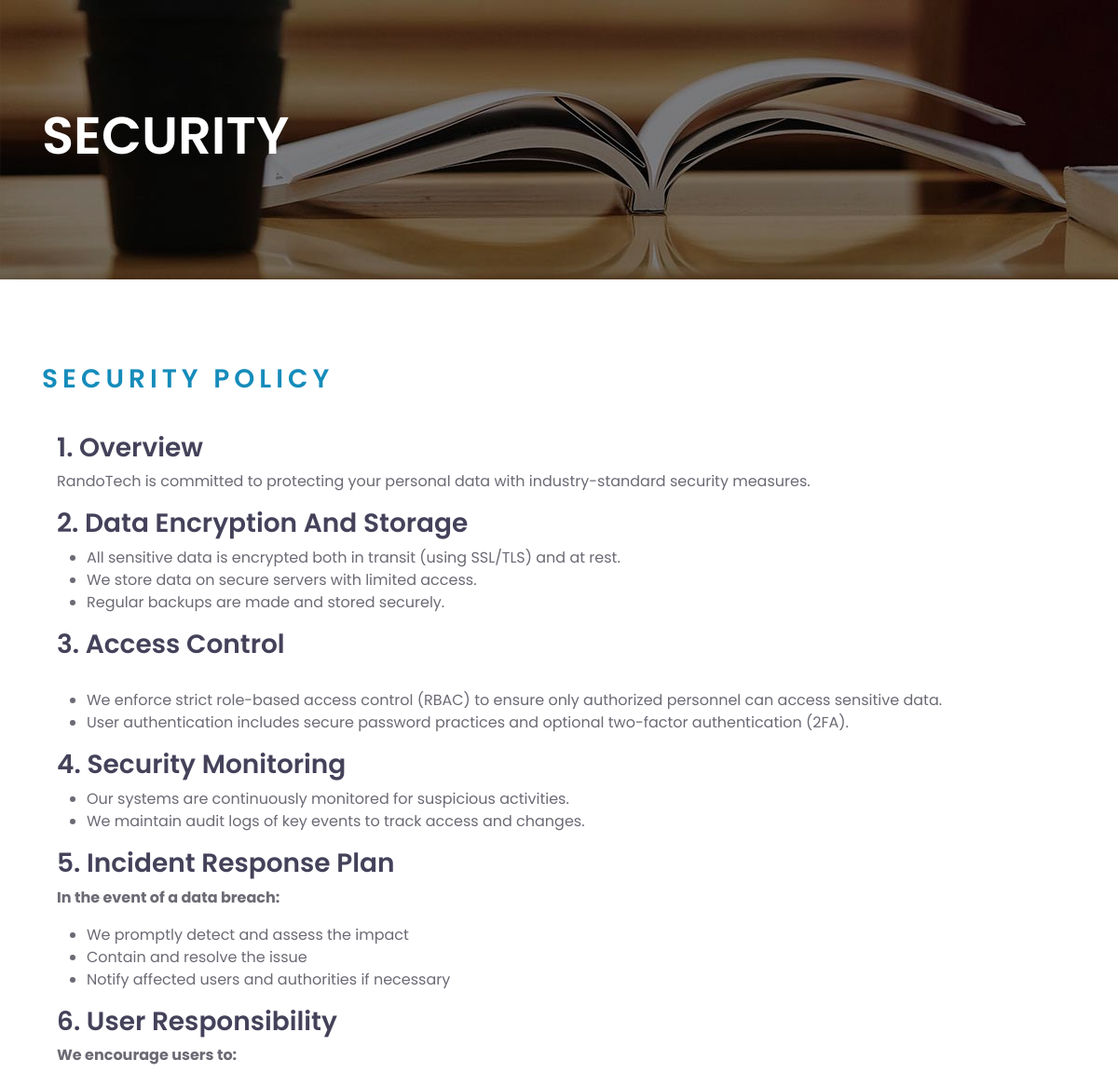
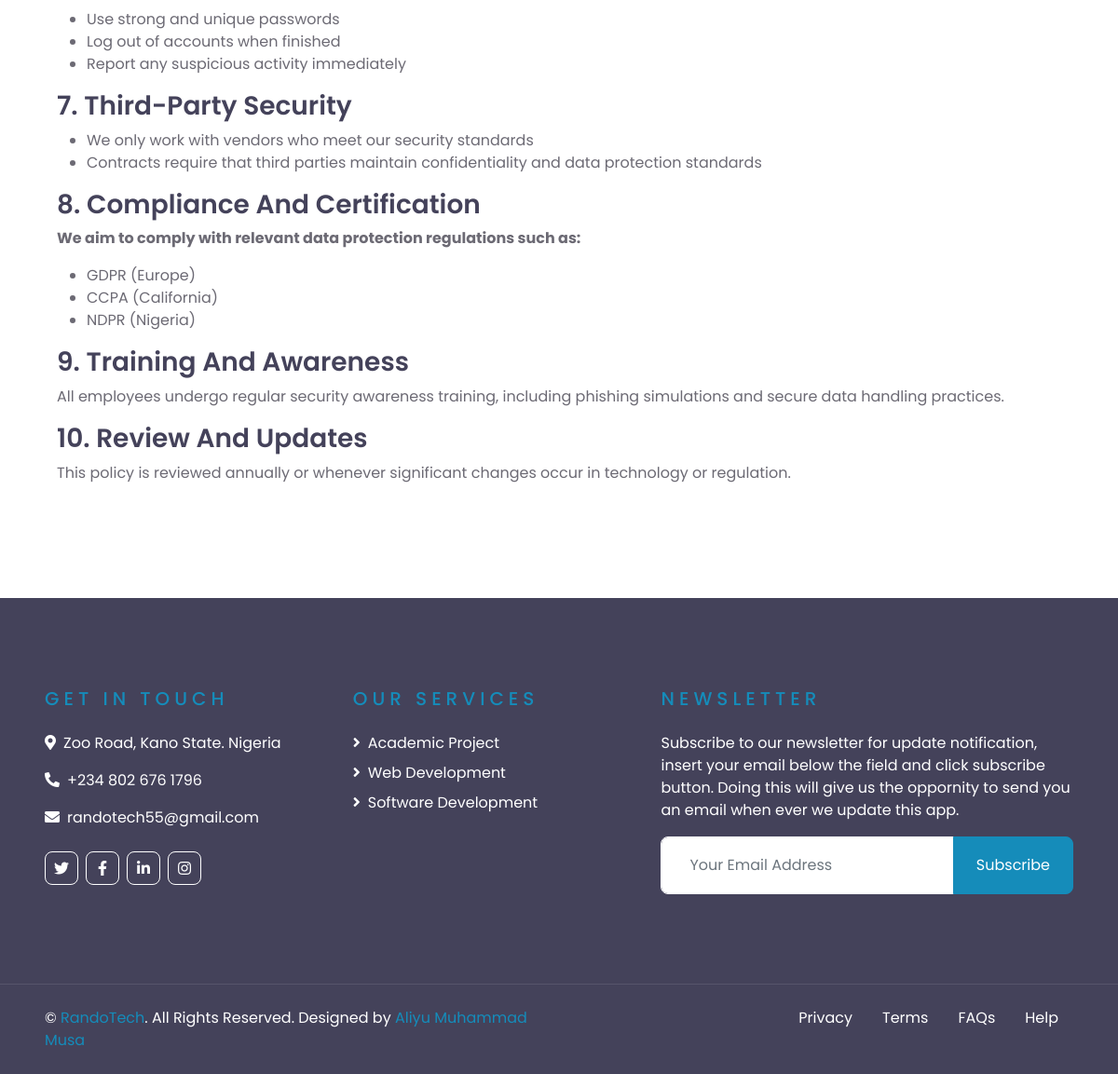
Page /security/ on the committed database (2 pictures, top to bottom).
### core/models.py (models this page shows, shortened)
class Service(models.Model):
    name = models.CharField(max_length=50)
    description = models.TextField(default='Write Something')
    price1 = models.IntegerField(default=0)
    price2 = models.IntegerField(default=0)
    price3 = models.IntegerField(default=0)
    price4 = models.IntegerField(default=0)
    price5 = models.IntegerField(default=0)
    cover_img = models.ImageField(upload_to='img/post_cover', default='image')
    img1 = models.ImageField(upload_to='img/img', default='img/post_cover/image_1.jpg')
    img2 = models.ImageField(upload_to='img/img', default='img/post_cover/image_1.jpg')
    img3 = models.ImageField(upload_to='img/img', default='img/post_cover/image_1.jpg')
    img4 = models.ImageField(upload_to='img/img', default='img/post_cover/image_1.jpg')
    def get_absolute_url(self):
        return reverse("core:service_detail", kwargs={"id": self.id})

### core/views.py (the view)
# urls.py: path('security/', SecurityView, name='security'),
def SecurityView(request):
    services = Service.objects.all()
    context = {
        'services' : services,
    }
    return render(request, 'some_pages/security.html', context)

### core/templates/some_pages/security.html (shortened to what this page needs)
<!DOCTYPE html>
<html lang="en">
  {% load static %}
  <head>
    <link
      href="https://cdnjs.cloudflare.com/ajax/libs/font-awesome/5.10.0/css/all.min.css"
      rel="stylesheet"
    />
    <link
      href="{% static 'lib/owlcarousel/assets/owl.carousel.min.css' %}"
      rel="stylesheet"
    />
    <link
      href="https://cdn.jsdelivr.net/npm/bootstrap@5.3.7/dist/css/bootstrap.min.css"
      rel="stylesheet"
    />
    <link href="{% static 'css/style.css' %}" rel="stylesheet" />
  </head>
    <body>
    <div class="container-fluid page-header" style="margin-bottom: 90px;">
        <div class="container">
            <div class="d-flex flex-column justify-content-center" style="min-height: 300px">
                <h3 class="display-4 text-white text-uppercase">security</h3>
            </div>
        </div>
    </div>
    <div class="mb-0 container">
                        <h3 class="text-uppercase mb-4 text-primary" style="letter-spacing: 5px;">Security Policy</h3>
                        <div class="p-3">
                            <h3 class="text-capitalize">1. Overview</h3>
                            <p>RandoTech is committed to protecting your personal data with industry-standard security measures.</p>
                            <h3 class="text-capitalize">2. Data Encryption and Storage</h3>
                            <ul>
                                <li>All sensitive data is encrypted both in transit (using SSL/TLS) and at rest.
</li>
                                <li>We store data on secure servers with limited access.</li>
                                <li>Regular backups are made and stored securely.</li>
                            </ul>
                            <h3 class="text-capitalize">3. Access Control</h3><br>
                            <ul>
                                <li>We enforce strict role-based access control (RBAC) to ensure only authorized personnel can access sensitive data.</li>
                                <li>User authentication includes secure password practices and optional two-factor authentication (2FA).</li>
                            </ul>
                            <h3>4. Security Monitoring</h3>
                            <ul>
                                <li>Our systems are continuously monitored for suspicious activities.</li>
                                <li>We maintain audit logs of key events to track access and changes.</li>
                            </ul>
                            <h3>5. Incident Response Plan</h3>
                            <p><b>In the event of a data breach:</b></p>
                            <ul>
                                <li>We promptly detect and assess the impact</li>
                                <li>Contain and resolve the issue</li>
                                <li>Notify affected users and authorities if necessary</li>
                            </ul>
                            <h3 class="text-capitalize">6. User Responsibility</h3>
                            <p><b>We encourage users to:</b></p>
                            <ul>
                                <li>Use strong and unique passwords</li>
                                <li>Log out of accounts when finished</li>
                                <li>Report any suspicious activity immediately</li>
                            </ul>
                            <h3 class="text-capitalize">7. Third-party Security</h3>
                            <ul>
                                <li>We only work with vendors who meet our security standards</li>
                                <li>Contracts require that third parties maintain confidentiality and data protection standards</li>
                            </ul>
                            <h3 class="text-capitalize">8. Compliance and Certification</h3>
                            <p><b>We aim to comply with relevant data protection regulations such as:</b></p>
                            <ul>
                                <li>GDPR (Europe)</li>
                                <li>CCPA (California)</li>
                                <li>NDPR (Nigeria)</li>
                            </ul>
                            <h3 class="text-capitalize">9. Training and Awareness</h3>
                            <p>All employees undergo regular security awareness training, including phishing simulations and secure data handling practices.</p>
                            <h3 class="text-capitalize">10. Review and Updates</h3>
                            <p>This policy is reviewed annually or whenever significant changes occur in technology or regulation.</p>
                    </div></div>
    <div
      class="container-fluid bg-dark text-white py-5 px-sm-3 px-lg-5"
      style="margin-top: 90px"
    >
      <div class="row pt-5">
        <div class="col-lg-7 col-md-12">
          <div class="row">
            <div class="col-md-6 mb-5">
              <h5
                class="text-primary text-uppercase mb-4"
                style="letter-spacing: 5px"
              >
                Get In Touch
              </h5>
              <p>
                <i class="fa fa-map-marker-alt mr-2"></i>Zoo Road, Kano State.
                Nigeria
              </p>
              <p><i class="fa fa-phone-alt mr-2"></i>+234 802 676 1796</p>
              <p><i class="fa fa-envelope mr-2"></i>randotech55@gmail.com</p>
              <div class="d-flex justify-content-start mt-4">
                <a class="btn btn-outline-light btn-square mr-2" href="https://x.com/home"
                  ><i class="fab fa-twitter"></i
                ></a>
                <a class="btn btn-outline-light btn-square mr-2" href="https://web.facebook.com/?_rdc=1&_rdr#"
                  ><i class="fab fa-facebook-f"></i
                ></a>
                <a class="btn btn-outline-light btn-square mr-2" href="https://www.linkedin.com/feed/"
                  ><i class="fab fa-linkedin-in"></i
                ></a>
                <a class="btn btn-outline-light btn-square" href="https://www.instagram.com/aliyumuhd9990/"
                  ><i class="fab fa-instagram"></i
                ></a>
              </div>
            </div>
            <div class="col-md-6 mb-5">
              <h5
                class="text-primary text-uppercase mb-4"
                style="letter-spacing: 5px"
              >
                Our Services
              </h5>
              <div class="d-flex flex-column justify-content-start">
                {% for s in services %}
          <a href="{{ s.get_absolute_url }}" class="text-white mb-2"><i class="fa fa-angle-right mr-2"></i>{{s.name}}</a>
          {% endfor %}
              </div>
            </div>
          </div>
        </div>
        <div class="col-lg-5 col-md-12 mb-5">
          <h5
            class="text-primary text-uppercase mb-4"
            style="letter-spacing: 5px"
          >
            Newsletter
          </h5>
          <p>
            Subscribe to our newsletter for update notification, insert your email below the field and click subscribe button. Doing this will give us the oppornity to send you an email when ever we update this app.
          </p>
          <div class="w-100">
            <form action="" method="post">
              <div class="input-group">
                <input
                type="text"
                name="email"
                class="form-control border-light"
                style="padding: 30px"
                placeholder="Your Email Address"
                />
                <div class="input-group-append">
                  <button class="btn btn-primary px-4">Subscribe</button>
                </div>
              </div>
            </form>
          </div>
        </div>
      </div>
    </div>
    <div
      class="container-fluid bg-dark text-white border-top py-4 px-sm-3 px-md-5"
      style="border-color: rgba(256, 256, 256, 0.1) !important"
    >
      <div class="row">
        <div class="col-lg-6 text-center text-md-left mb-3 mb-md-0">
          <p class="m-0 text-white">
            &copy; <a href="https://wa.me/2348026761796">RandoTech</a>. All Rights Reserved. Designed by
            <a href="https://wa.me/2348026761796">Aliyu Muhammad Musa</a>
          </p>
        </div>
        <div class="col-lg-6 text-center text-md-right">
          <ul class="nav d-inline-flex">
            <li class="nav-item">
              <a class="nav-link text-white py-0" href="{% url 'core:privacy' %}">Privacy</a>
            </li>
            <li class="nav-item">
              <a class="nav-link text-white py-0" onclick="alert('Section not Available!')" href="#">Terms</a>
            </li>
            <li class="nav-item">
              <a class="nav-link text-white py-0" href="{% url 'core:faq' %}">FAQs</a>
            </li>
            <li class="nav-item">
              <a class="nav-link text-white py-0" onclick="alert('Section not Available!')" href="#">Help</a>
            </li>
          </ul>
        </div>
      </div>
    </div>
  </body>
</html>

### rows in the picture
Service: name "Academic Project"
Service: name "Web Development"
Service: name "Software Development"
